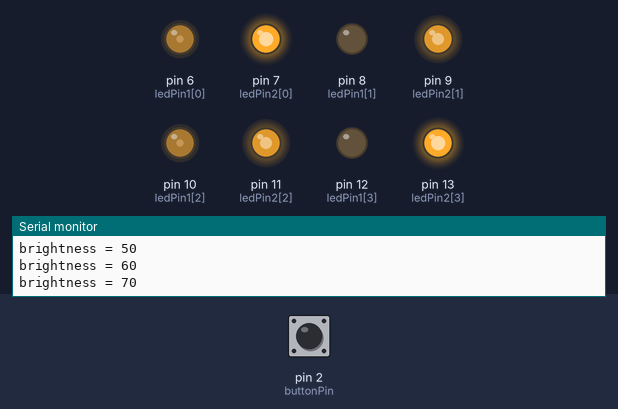
The sketch below on a simulated Arduino Uno, built with avr-gcc and run on an emulated ATmega328P. Shown: output pins drawn as LEDs (lit = HIGH), the last lines printed to the serial monitor. Dashed ring = blinking. Inputs (shaded band) come from the test bench; at power-on: pin 2 (buttonPin) LOW.

Above: at 1.2 s.
1.3 s: pin 2 (buttonPin) pulled HIGH for 0.15 s
At 2.6 s:
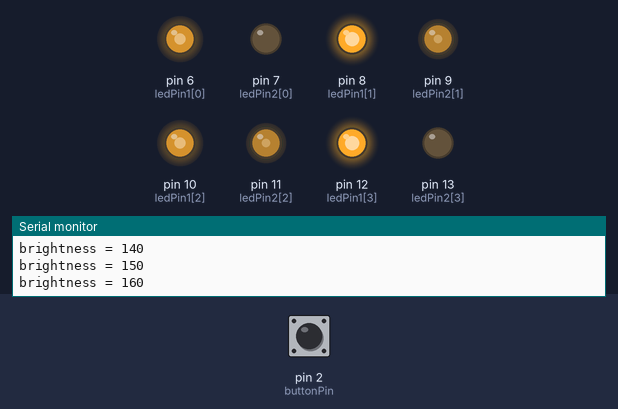
4.3 s: pin 2 (buttonPin) pulled HIGH for 1 s
At 6.1 s:
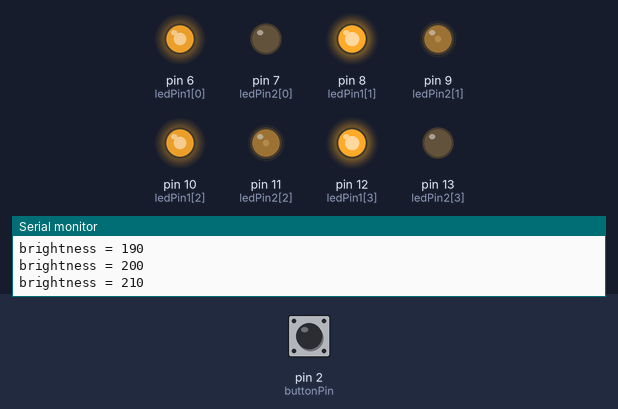
8.3 s: pin 2 (buttonPin) pulled HIGH for 0.15 s
At 9.6 s:
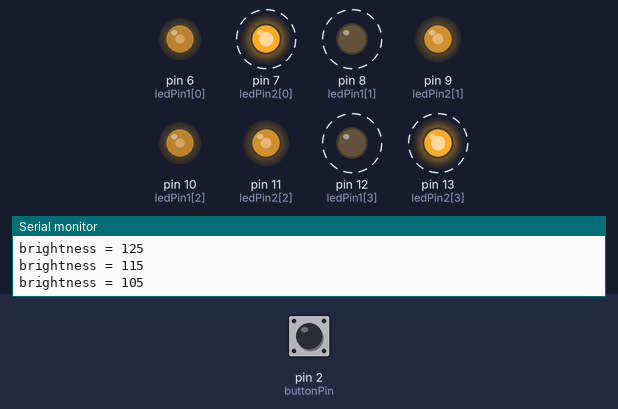
Timing chart, 0 to 23.4 s (numbered marks = the images above; inputs shaded):
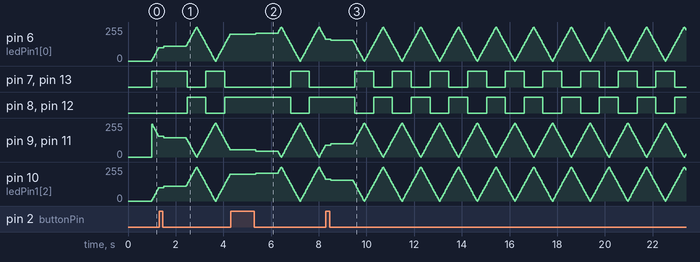

The sketch:

flex_led_on_off.ino
```cpp
// 消除開關彈跳 Debounce 及久按開關的應用
// 常數宣告，設定I/O腳位
const int buttonPin = 2;       // 按鍵pin腳
const int ledPin1[] = {6,8,10,12};         // LED pin
const int ledPin2[] ={7,9,11,13};
const int longPress = 1000;    // 久按開關的時間設定

// 變數宣告
int ledState = HIGH;         // 宣告LED的狀態，一開始預設為不亮
int buttonState;         // 按鍵讀取狀態的變數
int lastButtonState = LOW;    // 上次的按鍵讀取狀態變數

int brightness = 0;     // LED 的亮度變數
int fadeAmount = 10;    // LED 亮度增減的數值，值愈大，變化愈快

unsigned long lastDebounceTime = 0; // 記錄上一次消除彈跳的時間
unsigned long debounceDelay = 50; // 消除開關彈跳的延遲時間設為50ms

void setup() {
  pinMode(buttonPin, INPUT);
  for(int i=0;i<=3;i++){
  pinMode(ledPin1[i], OUTPUT);
  }
  for(int i=0;i<=3;i++){
  pinMode(ledPin2[i], OUTPUT);
  }
  Serial.begin(9600);
}

void loop() {
  // 讀取按鍵開關狀態
  int reading = digitalRead(buttonPin);
  // 當開關壓下或有雜訊時，開關狀態有改變（不相等）
  if (reading != lastButtonState) {
     // 重設上一次的消除彈跳時間
     lastDebounceTime = millis();
  }

  // 判斷現在與上次時間點的差值有無超過 debounceDelay，若有，代表消除開關彈跳時間已過
  if ((millis() - lastDebounceTime) > debounceDelay) {
    if (reading != buttonState) { // 如果按鍵狀態有改變
      buttonState = reading;
      // 只有在buttonState為 LOW 時才改變亮度
      if (buttonState==LOW) ChangeBrightness();
    }
    else {   // 按鍵狀態無改變，代表久按的情況
        // 現在與上次時間差值有無超過久按值
        if ((millis() - lastDebounceTime) > longPress) {
            // 只有在buttonState為 LOW 時才改變亮度
            if (buttonState==LOW) ChangeBrightness();
        }
      }
    }
  lastButtonState = reading;  // 儲存按鍵讀值
}

// 改變 LED 亮度的副程式
void ChangeBrightness(void) {
    brightness = brightness + fadeAmount;  // 改變下次亮度的數值
    // 進行邊界值的限制
    if (brightness>255) brightness=255;
    if (brightness<0) brightness=0;
    // 當遞增至邊界值255，或遞減至邊界值0時，反轉 fadeAmount 值
    if (brightness == 0 || brightness == 255) fadeAmount = -fadeAmount;
    for(int i=0;i<=3;i++){
    analogWrite(ledPin1[i], brightness);
    }
    for(int i=0;i<=3;i++){
    analogWrite(ledPin2[i], 255-brightness);
    }
    Serial.print("brightness = ");    // 顯示亮度值資訊
    Serial.println(brightness);
    // 延遲 30ms 方便觀察微小變化的效果
    delay(30);
}
```

Measured:
- by itself, pin 7 (ledPin2[0]), pin 8 (ledPin1[1]), pin 12 (ledPin1[3]), pin 13 (ledPin2[3]): alternates HIGH for 0.79 s and LOW for 0.79 s
